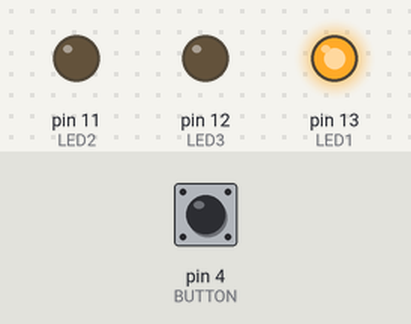
The sketch below on a simulated Arduino Uno, built with avr-gcc and run on an emulated ATmega328P. On the bench: output pins drawn as LEDs (lit = HIGH). The inputs (shaded band) are chosen by the test bench; at power-on: pin 4 (BUTTON) LOW.

Above: at 0.2 s.
At 3.7 s:
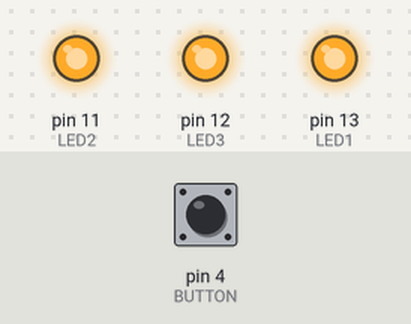
6.3 s: pin 4 (BUTTON) pulled HIGH for 3 s
At 7.0 s:
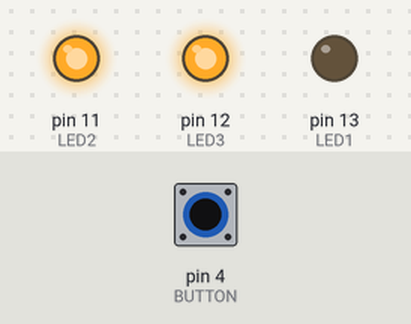
Timing chart, 0 to 16.8 s (numbered marks = the images above; inputs shaded):
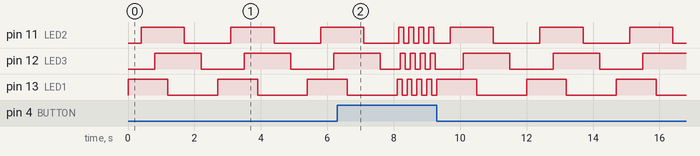

The sketch:

sketch_pushbutton_LED.ino
```cpp
int LED1 = 13;
int LED2 = 11;
int LED3 = 12;
int BUTTON = 4;

void setup()
{
   pinMode(LED1, OUTPUT);
   pinMode(LED2, OUTPUT);
   pinMode(LED3, OUTPUT);
   pinMode(BUTTON,INPUT);
}

void loop () {
if(digitalRead(BUTTON) == HIGH)
 {
  digitalWrite(LED1, HIGH);    // turn on LED1
  delay(50);                  // wait for 200ms
  digitalWrite(LED2, HIGH);    // turn on LED2
  delay(50);                  // wait for 200ms
  digitalWrite(LED3, HIGH);    // turn on LED3
  delay(50);                  // wait for 200ms
  digitalWrite(LED1, LOW);     // turn off LED1
  delay(50);                  // wait for 300ms
  digitalWrite(LED2, LOW);     // turn off LED2
  delay(50);                  // wait for 300ms
  digitalWrite(LED3, LOW);     // turn off LED3
  delay(50);                  // wait for 300ms before running program all over again;

  }else
  {
  digitalWrite(LED1, HIGH);    // turn on LED1
  delay(400);                  // wait for 200ms
  digitalWrite(LED2, HIGH);    // turn on LED2
  delay(400);                  // wait for 200ms
  digitalWrite(LED3, HIGH);    // turn on LED3
  delay(400);                  // wait for 200ms
  digitalWrite(LED1, LOW);     // turn off LED1
  delay(500);                  // wait for 300ms
  digitalWrite(LED2, LOW);     // turn off LED2
  delay(500);                  // wait for 300ms
  digitalWrite(LED3, LOW);     // turn off LED3
  delay(500);                  // wait for 300ms before running program all over again;
  }
}
```
